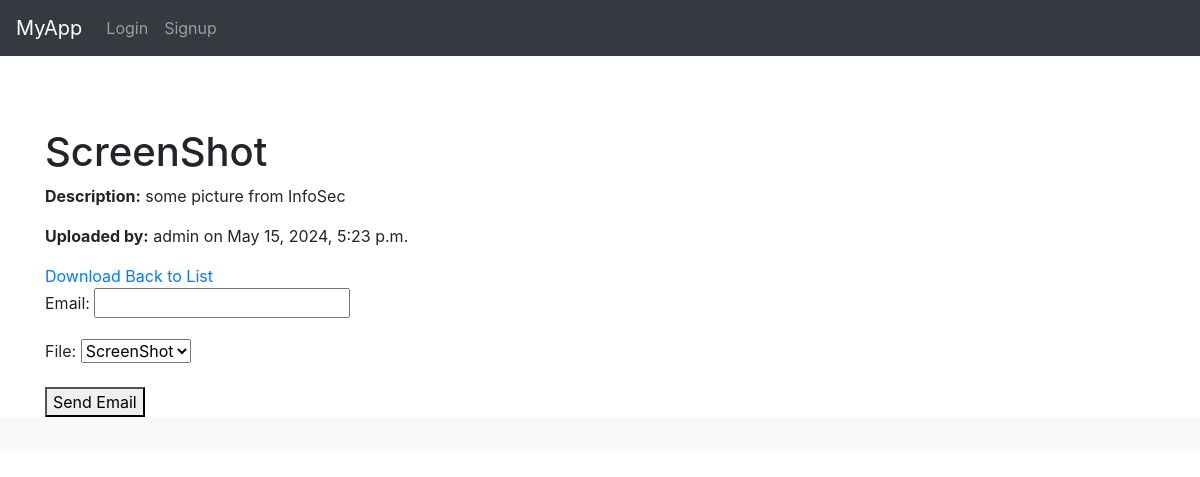
Screenshot of /files/1/ with the database file from the repository.
### files/models.py (models this page shows, shortened)
class File(models.Model):
    title = models.CharField(max_length=255)
    description = models.TextField()
    file = models.FileField(upload_to='uploads/')
    upload_date = models.DateTimeField(auto_now_add=True)
    uploaded_by = models.ForeignKey(settings.AUTH_USER_MODEL, on_delete=models.CASCADE)
    def __str__(self):
        return self.title

### accounts/models.py (models this page shows, shortened)
class FileServerUser(AbstractUser):
    is_admin = models.BooleanField(default=False)
    groups = models.ManyToManyField(
        'auth.Group',
        verbose_name='groups',
        blank=True,
        help_text='The groups this user belongs to. A user will get all permissions granted to each of their groups.',
        related_name="fileserveruser_set",
        related_query_name="user",
    )
    user_permissions = models.ManyToManyField(
        'auth.Permission',
        verbose_name='user permissions',
        blank=True,
        help_text='Specific permissions for this user.',
        related_name="fileserveruser_set",
        related_query_name="user",
    )

### files/views.py (the view)
# urls.py: path('<int:pk>/', FileDetailView.as_view(), name='file_details'),
class FileDetailView(DetailView):
    model = File
    template_name = 'files/file_details.html'
    context_object_name = 'file'
    def get_queryset(self):
        return File.objects.all().annotate(
            total_downloads=Count('download'),
            total_emails=Count('emailsent')
        )
    def get_object(self, queryset=None):
        if queryset is None:
            queryset = self.get_queryset()
        return super().get_object(queryset=queryset)
    def get_context_data(self, **kwargs):
        context = super().get_context_data(**kwargs)
        file_instance = self.get_object()
        context['download_count'] = file_instance.total_downloads
        context['email_count'] = file_instance.total_emails
        context['email_form'] = EmailForm(file_instance=file_instance)  # Pass file_instance here
        return context

### files/forms.py
class EmailForm(forms.Form):
    email = forms.EmailField()
    file = forms.ModelChoiceField(queryset=File.objects.none())
    def __init__(self, *args, **kwargs):
        file_instance = kwargs.pop('file_instance', None)
        super(EmailForm, self).__init__(*args, **kwargs)
        if file_instance:
            self.fields['file'].queryset = File.objects.filter(pk=file_instance.pk)
            self.fields['file'].initial = file_instance

### files/templates/files/file_details.html (shortened to what this page needs)
{% extends "base.html" %}
{% block content %}
<h1>{{ file.title }}</h1>
<p><strong>Description:</strong> {{ file.description }}</p>
<p><strong>Uploaded by:</strong> {{ file.uploaded_by.username }} on {{ file.upload_date }}</p>
<a href="{% url 'files:download' file.id %}">Download</a>
<a href="{% url 'files:files' %}">Back to List</a>
<form method="post" action="{% url 'files:send_email' file.id %}">
    {{ email_form.as_p }}
    <button type="submit">Send Email</button>
</form>
{% endblock %}

### rows the page displays
File: title "ScreenShot", description "some picture from InfoSec", uploaded_by.username "admin", upload_date "May 15, 2024, 5:23 p.m."
